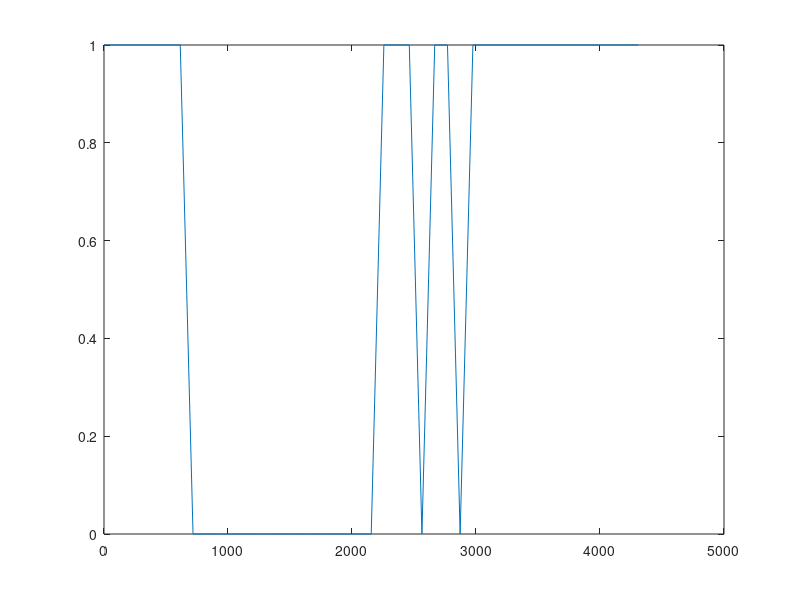

The MATLAB source for this figure: (Note: this script raises an error after producing the figure.)
clear
data = load('Sample_Data.txt');
identifier = data(:,1);
timestamp = data(:,2);
value = data(:,3);



%Assumption: 1 is an identifier for clicker button data and 2 is a
%identiier for slider data
slider_timestamp_array = timestamp(2:2:end,:);
slider_value_array = value(2:2:end, :);


clicker_timestamp_array = timestamp(1:2:end,:);
clicker_value_array = value(1:2:end, :);

slider_initial_time = slider_timestamp_array(1,1);
slider_timestamp_array = slider_timestamp_array - slider_initial_time;

clicker_initial_time = clicker_timestamp_array(1,1);
clicker_timestamp_array= clicker_timestamp_array - clicker_initial_time;

% Create a plot of all the button presses 
figure;
ln_clicker = plot(clicker_timestamp_array, clicker_value_array);
ln_clicker.LineWidth = 2.5;
ln_clicker.Color = [0.1, 0.2, 0.3];
ylabel("Touch Button State");
xlabel("Time Elasped (ms)")
title("Clicker Instances")

% Create a plot of slider location on a scale of 1-10
figure;
ln_slider = plot(slider_timestamp_array, slider_value_array);
ln_slider.LineWidth =2.5;
ln_slider.Color= [0.4,0.9,0.1];
ylabel("Slider Location");
xlabel("Time Elasped (ms)")
title("Slider Position Vs Time");


%Analyzing the ntestity of slider movement by differentiating the position
%data to calculate the speed of slider movement
%Higher the speed, higher the intensity
speed = diff(slider_value_array)./diff(slider_timestamp_array);
dim = size(speed);
figure;
ln_slider_speed = plot(slider_timestamp_array(2:end), speed);
ln_slider_speed.LineWidth =2.5;
ln_slider_speed.Color= [0.5,0.6,0.3];
ylabel("Slider Speed Intensity");
xlabel("Time Elasped (ms)")
title("Slider Intensity VS Time")


%find frequency of chnage of clicker

changes = diff(clicker_value_array);

dim = size(changes);


num_100seconds = roundn(dim(1,1),1);
num_seconds = num_100seconds/10;
cutoff_rows = dim(1,1) - num_100seconds;

changes = changes(1: end-cutoff_rows);
changes = reshape(changes,10,[]);
changes = abs(changes);

time_seconds_array = zeros(num_seconds,1);
change_frequency_array = zeros(num_seconds,1);
for second=1 : num_seconds
    time_seconds_array(second,1) = second;
    num_changes = sum(changes(:,second)~=0);
    change_frequency_array(second, 1)=num_changes;
end

%Plot Frequency of Clicks
figure;
ln_clicker_frequency = plot(time_seconds_array, change_frequency_array);
ln_clicker_frequency.LineWidth =2.5;
ln_clicker_frequency.Color= [0.7,0.6,0.1];
ylabel("Clicks per second");
xlabel("Time Elasped (s)");
title("Clicker Frequency");

   






